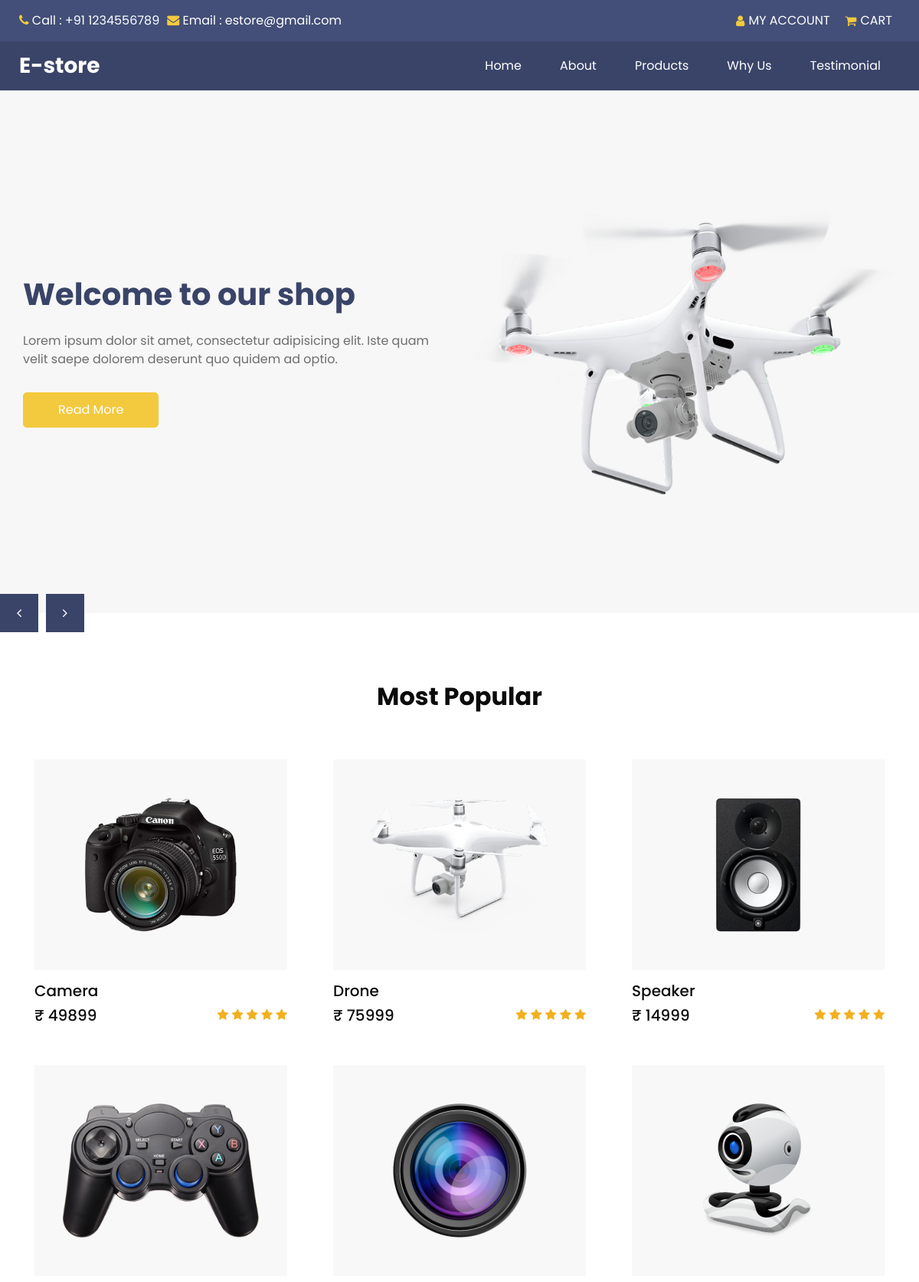
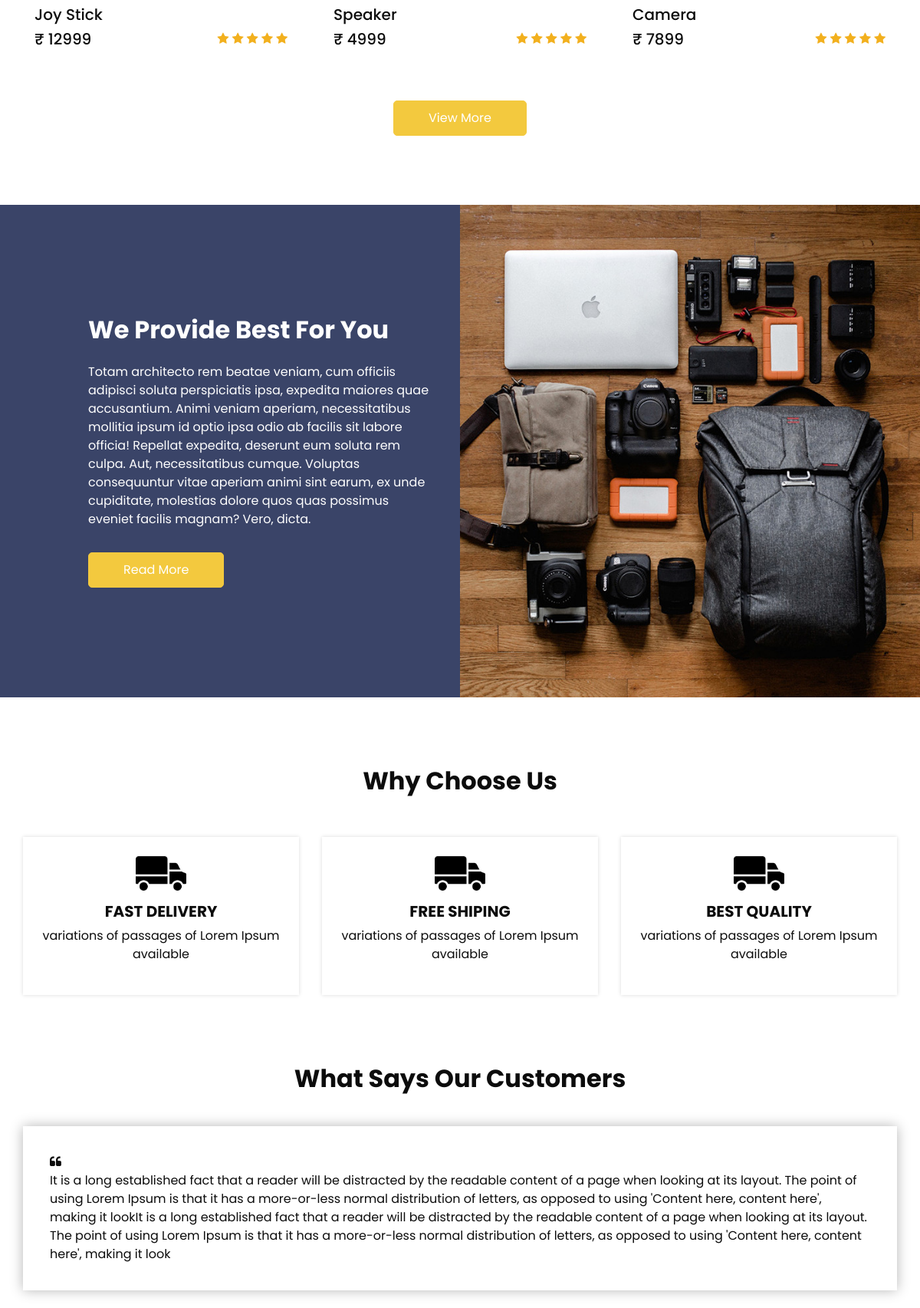
The page / (upper part) on the database its author committed (2 pictures, top to bottom).
### store/models.py (models this page shows)
class Popular(models.Model):
    popular_product_name = models.CharField(max_length=300);
    popular_product_rate = models.IntegerField();
    popular_product_image = models.ImageField(upload_to='popular');

### store/views.py (the view)
# urls.py: path('',views.index,name='index'),
def index (request):
    popular_details = {
        'popular_details': Popular.objects.all()
    }
    return render(request,'index.html',popular_details)

### store/templates/index.html (shortened to what this page needs)
{% load static %}
<!DOCTYPE html>
<html>
<head>
  <link rel="stylesheet" href="https://maxcdn.bootstrapcdn.com/bootstrap/4.5.2/css/bootstrap.min.css">
  <link href="//maxcdn.bootstrapcdn.com/font-awesome/4.7.0/css/font-awesome.min.css" rel="stylesheet">
  <link rel="stylesheet" type="text/css" href="{% static 'css/bootstrap.css' %}" />
  <link href="{% static 'css/style.css' %}" rel="stylesheet" />
  <link href="{% static 'css/responsive.css' %}" rel="stylesheet" />
</head>
<body>
  <div class="hero_area">
    <header class="header_section">
      <div class="header_top">
        <div class="container-fluid">
          <div class="top_nav_container">
            <div class="contact_nav">
              <a href="">
                <i class="fa fa-phone" aria-hidden="true"></i>
                <span>
                  Call : +91 1234556789
                </span>
              </a>
              <a href="">
                <i class="fa fa-envelope" aria-hidden="true"></i>
                <span>
                  Email : estore@gmail.com
                </span>
              </a>
            </div>
            {% if user.is_authenticated %}
            <div class="user_option_box">
              <a href="" class="account-link">
                <i class="fa fa-user" aria-hidden="true"></i>
                <span >
                  {{ user.username }}
                </span>
              </a>
              <a href="{% url 'cart' %}" class="cart-link">
                <i class="fa fa-shopping-cart" aria-hidden="true"></i>
                <span>
                  Cart
                </span>
              </a>
              <a href="{% url 'logout' %}" class="cart-link">
                <i class="fa fa-shopping-cart" aria-hidden="true"></i>
                <span>
                  Logout
                </span>
              </a>
            </div>
            {% else %}
            <div class="user_option_box">
              <a href="{% url 'signup' %}" class="account-link">
                <i class="fa fa-user" aria-hidden="true"></i>
                <span>
                  My Account
                </span>
              </a>
              <a href="{% url 'login' %}" class="cart-link">
                <i class="fa fa-shopping-cart" aria-hidden="true"></i>
                <span>
                  Cart
                </span>
              </a>
            </div>
          </div>
          {% endif %}
        </div>
      </div>
      <div class="header_bottom">
        <div class="container-fluid">
          <nav class="navbar navbar-expand-lg custom_nav-container ">
            <a class="navbar-brand" href="index.html">
              <span>
                E-store
              </span>
            </a>
            <div class="collapse navbar-collapse" id="navbarSupportedContent">
              <ul class="navbar-nav ">
                <li class="nav-item">
                  <a class="nav-link" href="{% url 'index' %}">Home <span class="sr-only">(current)</span></a>
                </li>
                <li class="nav-item">
                  <a class="nav-link" href="{% url 'about' %}"> About</a>
                </li>
                <li class="nav-item">
                  <a class="nav-link" href="{% url 'product' %}">Products</a>
                </li>
                <li class="nav-item">
                  <a class="nav-link" href="{% url 'why' %}">Why Us</a>
                </li>
                <li class="nav-item">
                  <a class="nav-link" href="{% url 'testimonial' %}">Testimonial</a>
                </li>
              </ul>
            </div>
          </nav>
        </div>
      </div>
    </header>
    <section class="slider_section ">
      <div id="customCarousel1" class="carousel slide" data-ride="carousel">
        <div class="carousel-inner">
          <div class="carousel-item active">
            <div class="container ">
              <div class="row">
                <div class="col-md-6">
                  <div class="detail-box">
                    <h1>
                      Welcome to our shop
                    </h1>
                    <p>
                      Lorem ipsum dolor sit amet, consectetur adipisicing elit. Iste quam velit saepe dolorem deserunt quo quidem ad optio.
                    </p>
                    <a href="{% url 'about' %}">
                      Read More
                    </a>
                  </div>
                </div>
                <div class="col-md-6">
                  <div class="img-box">
                    <img src="{% static 'images/slider-img.png' %}" alt="">
                  </div>
                </div>
              </div>
            </div>
          </div>
        </div>
        <div class="carousel_btn_box">
          <a class="carousel-control-prev" href="#customCarousel1" role="button" data-slide="prev">
            <i class="fa fa-angle-left" aria-hidden="true"></i>
          </a>
          <a class="carousel-control-next" href="#customCarousel1" role="button" data-slide="next">
            <i class="fa fa-angle-right" aria-hidden="true"></i>
          </a>
        </div>
      </div>
    </section>
  </div>
    <section class="product_section layout_padding">
      <div class="container">
        <div class="heading_container heading_center">
          <h2>
            Most Popular
          </h2>
        </div>
        <div class="row">
          {% for popular in popular_details %}
          <div class="col-sm-6 col-lg-4">
            <div class="box">
              <div class="img-box">
                <img src="{{ popular.popular_product_image.url }}" alt="">
              </div>
              <div class="detail-box">
                <h5>
                  {{ popular.popular_product_name }}
                </h5>
                <div class="product_info">
                  <h5>
                    <span>₹</span> {{ popular.popular_product_rate }}
                  </h5>
                  <div class="star_container">
                    <i class="fa fa-star" aria-hidden="true"></i>
                    <i class="fa fa-star" aria-hidden="true"></i>
                    <i class="fa fa-star" aria-hidden="true"></i>
                    <i class="fa fa-star" aria-hidden="true"></i>
                    <i class="fa fa-star" aria-hidden="true"></i>
                  </div>
                </div>
              </div>
            </div>
          </div>
          {% endfor %}
        </div>
        <div class="btn_box">
          <a href="" class="view_more-link">
            View More
          </a>
        </div>
      </div>
    </section>
    <section class="about_section">
      <div class="container-fluid  ">
        <div class="row">
          <div class="col-md-5 ml-auto">
            <div class="detail-box pr-md-3">
              <div class="heading_container">
                <h2>
                  We Provide Best For You
                </h2>
              </div>
              <p>
                Totam architecto rem beatae veniam, cum officiis adipisci soluta perspiciatis ipsa, expedita maiores quae accusantium. Animi veniam aperiam, necessitatibus mollitia ipsum id optio ipsa odio ab facilis sit labore officia!
                Repellat expedita, deserunt eum soluta rem culpa. Aut, necessitatibus cumque. Voluptas consequuntur vitae aperiam animi sint earum, ex unde cupiditate, molestias dolore quos quas possimus eveniet facilis magnam? Vero, dicta.
              </p>
              <a href="">
                Read More
              </a>
            </div>
          </div>
          <div class="col-md-6 px-0">
            <div class="img-box">
              <img src="{% static 'images/about-img.jpg' %}" alt="">
            </div>
          </div>
        </div>
      </div>
    </section>
    <section class="why_us_section layout_padding">
      <div class="container">
        <div class="heading_container heading_center">
          <h2>
            Why Choose Us
          </h2>
        </div>
        <div class="row">
          <div class="col-md-4">
            <div class="box ">
              <div class="img-box">
                <img src="{% static 'images/w1.png' %}" alt="">
              </div>
              <div class="detail-box">
                <h5>
                  Fast Delivery
                </h5>
                <p>
                  variations of passages of Lorem Ipsum available
                </p>
              </div>
            </div>
          </div>
          <div class="col-md-4">
            <div class="box ">
              <div class="img-box">
                <img src="{% static 'images/w1.png' %}" alt="">
              </div>
              <div class="detail-box">
                <h5>
                  Free Shiping
                </h5>
                <p>
                  variations of passages of Lorem Ipsum available
                </p>
              </div>
            </div>
          </div>
          <div class="col-md-4">
            <div class="box ">
              <div class="img-box">
                <img src="{% static 'images/w1.png' %}" alt="">
              </div>
              <div class="detail-box">
                <h5>
                  Best Quality
                </h5>
                <p>
                  variations of passages of Lorem Ipsum available
                </p>
              </div>
            </div>
          </div>
        </div>
      </div>
    </section>
    <section class="client_section layout_padding-bottom">
      <div class="container">
        <div class="heading_container heading_center">
          <h2>
            What Says Our Customers
          </h2>
        </div>
      </div>
      <div class="client_container ">
        <div id="carouselExample2Controls" class="carousel slide" data-ride="carousel">
          <div class="carousel-inner">
            <div class="carousel-item active">
              <div class="container">
                <div class="box">
                  <div class="detail-box">
                    <p>
                      <i class="fa fa-quote-left" aria-hidden="true"></i>
                    </p>
                    <p>
                      It is a long established fact that a reader will be distracted by the readable content of a page
                      when looking at its layout. The point of using Lorem Ipsum is that it has a more-or-less normal
                      distribution of letters, as opposed to using 'Content here, content here', making it lookIt is a
                      long established fact that a reader will be distracted by the readable content of a page when
                      looking at its layout. The point of using Lorem Ipsum is that it has a more-or-less normal
                      distribution of letters, as opposed to using 'Content here, content here', making it look
                    </p>
                  </div>
                </div>
              </div>
            </div>
          </div>
        </div>
      </div>
    </section>
</body>
</body>
</html>

### static/css/responsive.css (style rules this page uses)
@media (min-width: 1200px) { .container { max-width: 1170px; } }

### rows shown on the page
Popular: popular_product_image (picture), popular_product_name "Camera", popular_product_rate "49899"
Popular: popular_product_image (picture), popular_product_name "Drone", popular_product_rate "75999"
Popular: popular_product_image (picture), popular_product_name "Speaker", popular_product_rate "14999"
Popular: popular_product_image (picture), popular_product_name "Joy Stick", popular_product_rate "12999"
Popular: popular_product_image (picture), popular_product_name "Speaker", popular_product_rate "4999"
Popular: popular_product_image (picture), popular_product_name "Camera", popular_product_rate "7899"
